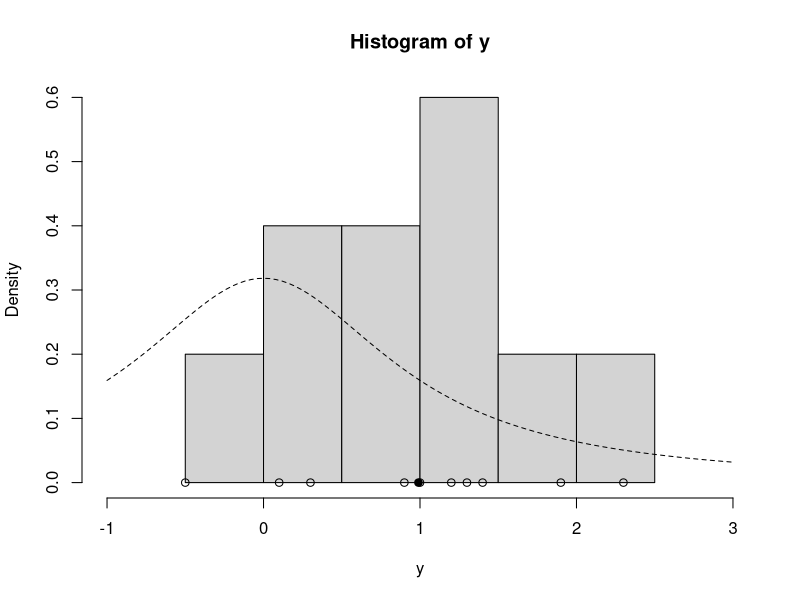

This figure's R source:
lg = function(mu, n, ybar)
{
  mu2 = mu^2
  n*(ybar * mu - mu2/2.0) - log(1.0 + mu2)
}

mh = function(n, ybar, n_iter, mu_init, cand_sd) {
  ## Random-Walk Metropolis-Hastings algorithm
  
  ## step 1, initialize
  mu_out = numeric(n_iter)
  accpt = 0
  mu_now = mu_init
  lg_now = lg(mu=mu_now, n=n, ybar=ybar)
  
  ## step 2, iterate
  for (i in 1:n_iter) {
    ## step 2a
    mu_cand = rnorm(n=1, mean=mu_now, sd=cand_sd) # draw a candidate
    
    ## step 2b
    lg_cand = lg(mu=mu_cand, n=n, ybar=ybar) # evaluate log of g with the candidate
    lalpha = lg_cand - lg_now # log of acceptance ratio
    alpha = exp(lalpha)
    
    ## step 2c
    u = runif(1) # draw a uniform variable which will be less than alpha with probability min(1, alpha)
    if (u < alpha) { # then accept the candidate
      mu_now = mu_cand
      accpt = accpt + 1 # to keep track of acceptance
      lg_now = lg_cand
    }
    
    ## collect results
    mu_out[i] = mu_now # save this iteration's value of mu
  }
  
  ## return a list of output
  list(mu=mu_out, accpt=accpt/n_iter)
}

y = c(1.2, 1.4, -0.5, 0.3, 0.9, 2.3, 1.0, 0.1, 1.3, 1.9)
ybar = mean(y)
n = length(y)
hist(y, freq=FALSE, xlim=c(-1.0, 3.0)) # histogram of the data
curve(dt(x=x, df=1), lty=2, add=TRUE) # prior for mu
points(y, rep(0,n), pch=1) # individual data points
points(ybar, 0, pch=19) # sample mean

set.seed(43) # set the random seed for reproducibility
post = mh(n=n, ybar=ybar, n_iter=1e3, mu_init=0.0, cand_sd=3.0)
str(post)
